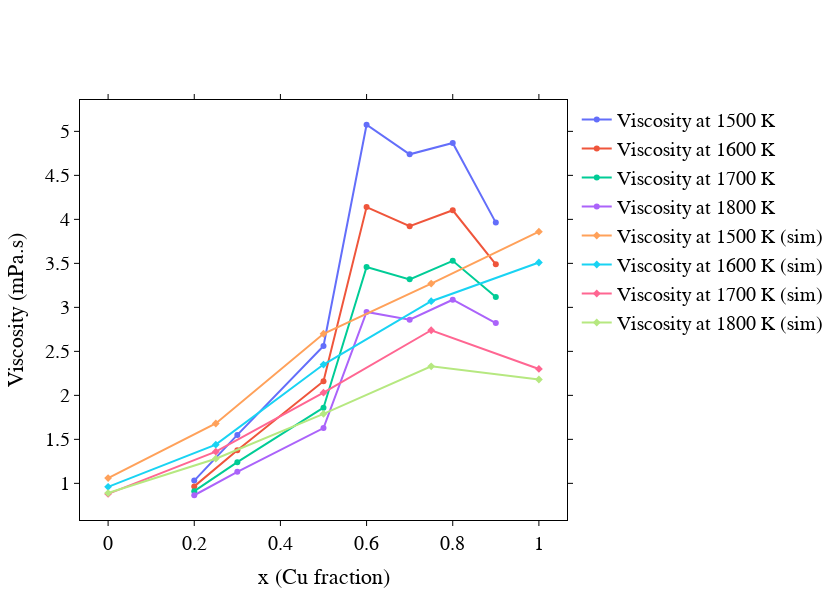

This figure's notebook cell:
### Code cell
import numpy as np

# Choose the temperatures you want to plot
select_temps = [1500, 1600, 1700, 1800]

# Only use the main compositions, ignore '0.50_II'
main_compositions = ["0.90", "0.80", "0.70", "0.60", "0.50", "0.30", "0.20"]
x_values = [0.90, 0.80, 0.70, 0.60, 0.50, 0.30, 0.20]

fig2 = go.Figure()

for target_temp in select_temps:
    x_vals = []
    visc_vals = []
    for comp, x in zip(main_compositions, x_values):

        temps = np.array(data_renamed[comp]["Temperature (K)"])
        viscosities = np.array(data_renamed[comp]["Viscosity (mPa.s)"])
        # Find the index of the temperature closest to target_temp
        idx = (np.abs(temps - target_temp)).argmin()
        x_vals.append(x)
        visc_vals.append(viscosities[idx])
    fig2.add_trace(go.Scatter(
        x=x_vals,
        y=visc_vals,
        mode='markers+lines',
        name=f"Viscosity at {target_temp} K"
    ))

# Simulation data TODO: Check this part
x_sim = [0, 0.25, 0.5, 0.75, 1, 0, 0.25, 0.5, 0.75, 1, 0, 0.25, 0.5, 0.75, 1, 0, 0.25, 0.5, 0.75, 1]
T_sim = [1500, 1500, 1500, 1500, 1500, 1600, 1600, 1600, 1600, 1600, 1700, 1700, 1700, 1700, 1700, 1800, 1800, 1800, 1800, 1800]
eta_sim = [1.06, 1.68, 2.70, 3.27, 3.86, 0.96, 1.44, 2.35, 3.07, 3.51, 0.88, 1.36, 2.03, 2.74, 2.30, 0.89, 1.28, 1.79, 2.33, 2.18]

for temp in select_temps:
    x_temp = [x for x, T in zip(x_sim, T_sim) if T == temp]
    eta_temp = [e for e, T in zip(eta_sim, T_sim) if T == temp]
    fig2.add_trace(go.Scatter(
        x=x_temp,
        y=eta_temp,
        mode='markers+lines',
        name=f"Viscosity at {temp} K (sim)",
        marker=dict(symbol='diamond')
    ))

plot_format(fig2, "x (Cu fraction)", "Viscosity (mPa.s)")
fig2.show()

### Figure 1 — Plotly figure (JSON) as saved in the notebook; plotly's stock layout.template omitted (floating-point values rounded to 4 significant figures)
{"data": [{"mode": "markers+lines", "name": "Viscosity at 1500 K", "type": "scatter", "x": [0.9, 0.8, 0.7, 0.6, 0.5, 0.3, 0.2], "y": [3.963, 4.868, 4.739, 5.075, 2.56, 1.55, 1.032]}, {"mode": "markers+lines", "name": "Viscosity at 1600 K", "type": "scatter", "x": [0.9, 0.8, 0.7, 0.6, 0.5, 0.3, 0.2], "y": [3.489, 4.103, 3.922, 4.139, 2.161, 1.377, 0.9656]}, {"mode": "markers+lines", "name": "Viscosity at 1700 K", "type": "scatter", "x": [0.9, 0.8, 0.7, 0.6, 0.5, 0.3, 0.2], "y": [3.118, 3.529, 3.318, 3.458, 1.86, 1.241, 0.9109]}, {"mode": "markers+lines", "name": "Viscosity at 1800 K", "type": "scatter", "x": [0.9, 0.8, 0.7, 0.6, 0.5, 0.3, 0.2], "y": [2.822, 3.087, 2.86, 2.947, 1.628, 1.131, 0.8648]}, {"marker": {"symbol": "diamond"}, "mode": "markers+lines", "name": "Viscosity at 1500 K (sim)", "type": "scatter", "x": [0, 0.25, 0.5, 0.75, 1], "y": [1.06, 1.68, 2.7, 3.27, 3.86]}, {"marker": {"symbol": "diamond"}, "mode": "markers+lines", "name": "Viscosity at 1600 K (sim)", "type": "scatter", "x": [0, 0.25, 0.5, 0.75, 1], "y": [0.96, 1.44, 2.35, 3.07, 3.51]}, {"marker": {"symbol": "diamond"}, "mode": "markers+lines", "name": "Viscosity at 1700 K (sim)", "type": "scatter", "x": [0, 0.25, 0.5, 0.75, 1], "y": [0.88, 1.36, 2.03, 2.74, 2.3]}, {"marker": {"symbol": "diamond"}, "mode": "markers+lines", "name": "Viscosity at 1800 K (sim)", "type": "scatter", "x": [0, 0.25, 0.5, 0.75, 1], "y": [0.89, 1.28, 1.79, 2.33, 2.18]}], "layout": {"font": {"family": "Devaju Sans"}, "height": 600, "legend": {"font": {"color": "black", "size": 20}}, "plot_bgcolor": "white", "width": 840, "xaxis": {"linecolor": "black", "linewidth": 1, "mirror": "allticks", "showgrid": false, "showline": true, "tickcolor": "black", "tickfont": {"color": "rgb(0,0,0)", "size": 20}, "ticks": "outside", "tickwidth": 1, "title": {"font": {"color": "rgb(0,0,0)", "size": 22}, "text": "x (Cu fraction)"}}, "yaxis": {"linecolor": "black", "linewidth": 1, "mirror": "allticks", "showgrid": false, "showline": true, "tickcolor": "black", "tickfont": {"color": "rgb(0,0,0)", "size": 20}, "ticks": "outside", "tickwidth": 1, "title": {"font": {"color": "rgb(0,0,0)", "size": 22}, "text": "Viscosity (mPa.s)"}}}}
